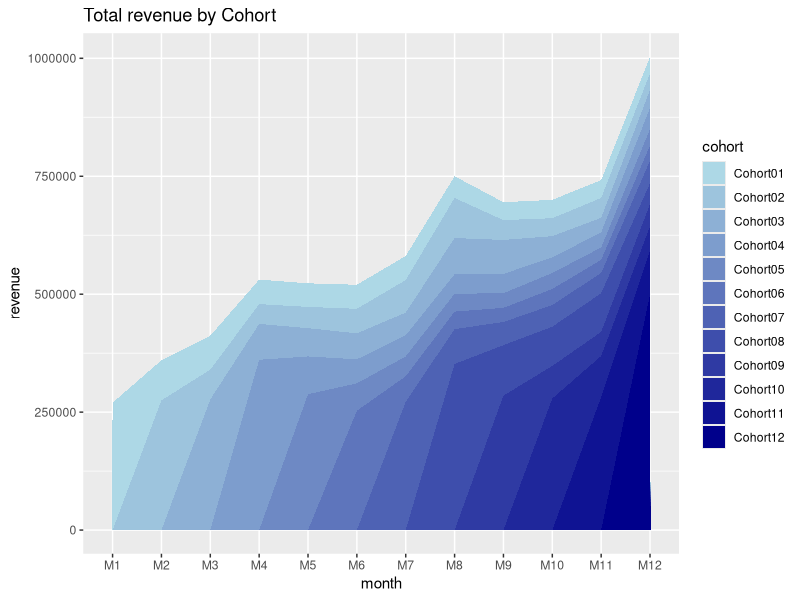
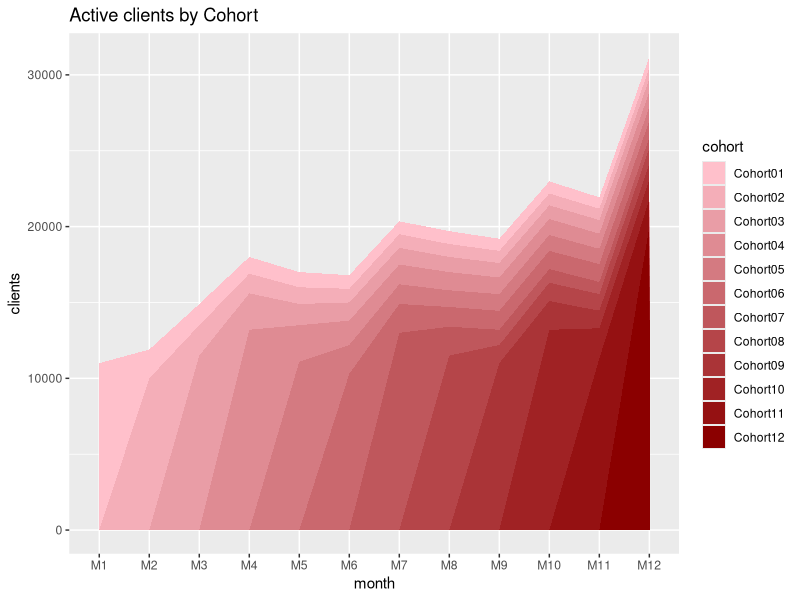
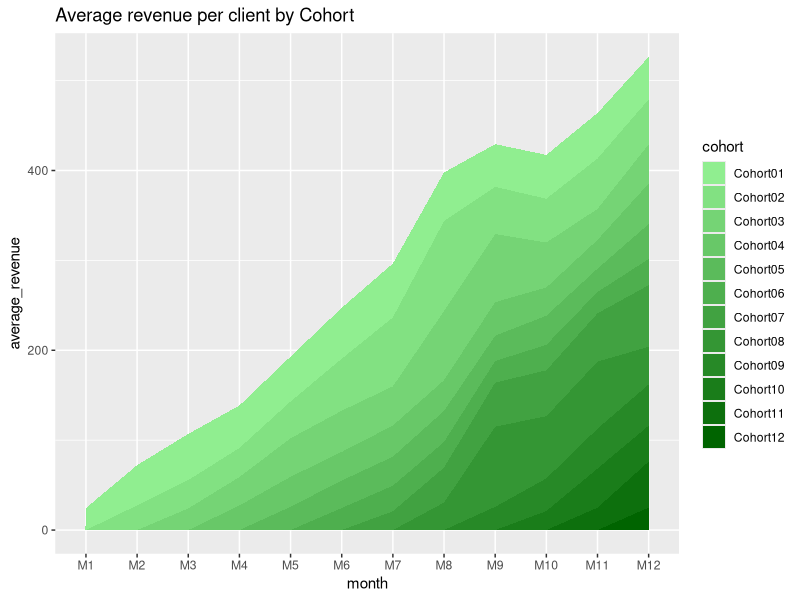

R code for these plots, in order:
#### Cohort analysis with R – “layer-cake graph” 
#### https://analyzecore.com/2014/05/31/cohort-analysis-in-r-layer-cake-graph/


cohort.sum <- data.frame(cohort=c('Cohort01', 'Cohort02', 'Cohort03', 'Cohort04', 'Cohort05', 'Cohort06', 'Cohort07', 'Cohort08', 'Cohort09', 'Cohort10', 'Cohort11', 'Cohort12'),
                         M1=c(270000,0,0,0,0,0,0,0,0,0,0,0),
                         M2=c(85000,275000,0,0,0,0,0,0,0,0,0,0),
                         M3=c(72000,63000,277000,0,0,0,0,0,0,0,0,0),
                         M4=c(52000,42000,76000,361000,0,0,0,0,0,0,0,0),
                         M5=c(50000,45000,60000,80000,288000,0,0,0,0,0,0,0),
                         M6=c(51000,52000,55000,51000,58000,253000,0,0,0,0,0,0),
                         M7=c(51000,69000,48000,45000,42000,54000,272000,0,0,0,0,0),
                         M8=c(46000,85000,77000,41000,38000,37000,74000,352000,0,0,0,0),
                         M9=c(38000,42000,72000,41000,31000,30000,49000,107000,285000,0,0,0),
                         M10=c(39000,38000,45000,33000,34000,34000,46000,83000,69000,279000,0,0),
                         M11=c(38000,42000,31000,32000,26000,28000,43000,82000,51000,87000,282000,0),
                         M12=c(35000,35000,38000,45000,35000,32000,48000,44000,47000,52000,92000,500000))
cohort.sum

#connect necessary libraries
library(ggplot2)
library(reshape2)
#we need to melt data
cohort.chart <- melt(cohort.sum, id.vars = "cohort")
colnames(cohort.chart) <- c('cohort', 'month', 'revenue')

#define palette
blues <- colorRampPalette(c('lightblue', 'darkblue'))

#plot data
p <- ggplot(cohort.chart, aes(x=month, y=revenue, group=cohort))
p + geom_area(aes(fill = cohort)) +
  scale_fill_manual(values = blues(nrow(cohort.sum))) +
  ggtitle('Total revenue by Cohort')


#### Cohort analysis with R – “layer-cake graph2” 
#### https://analyzecore.com/2014/06/05/cohort-analysis-in-r-layer-cake-graph-part-2/

cohort.clients <- data.frame(cohort=c('Cohort01', 'Cohort02', 'Cohort03', 'Cohort04', 'Cohort05', 'Cohort06', 'Cohort07', 'Cohort08', 'Cohort09', 'Cohort10', 'Cohort11', 'Cohort12'),
                             M1=c(11000,0,0,0,0,0,0,0,0,0,0,0),
                             M2=c(1900,10000,0,0,0,0,0,0,0,0,0,0),
                             M3=c(1400,2000,11500,0,0,0,0,0,0,0,0,0),
                             M4=c(1100,1300,2400,13200,0,0,0,0,0,0,0,0),
                             M5=c(1000,1100,1400,2400,11100,0,0,0,0,0,0,0),
                             M6=c(900,900,1200,1600,1900,10300,0,0,0,0,0,0),
                             M7=c(850,900,1100,1300,1300,1900,13000,0,0,0,0,0),
                             M8=c(850,850,1000,1200,1100,1300,1900,11500,0,0,0,0),
                             M9=c(800,800,950,1100,1100,1250,1000,1200,11000,0,0,0),
                             M10=c(800,780,900,1050,1050,1200,900,1200,1900,13200,0,0),
                             M11=c(750,750,900,1000,1000,1180,800,1100,1150,2000,11300,0),
                             M12=c(740,700,870,1000,900,1100,700,1050,1025,1300,1800,20000))

#connect necessary libraries
library(ggplot2)
library(reshape2)
#we need to melt data
cohort.chart.cl <- melt(cohort.clients, id.vars = 'cohort')
colnames(cohort.chart.cl) <- c('cohort', 'month', 'clients')

#define palette
reds <- colorRampPalette(c('pink', 'dark red'))

#plot data
p <- ggplot(cohort.chart.cl, aes(x=month, y=clients, group=cohort))
p + geom_area(aes(fill = cohort)) +
  scale_fill_manual(values = reds(nrow(cohort.clients))) +
  ggtitle('Active clients by Cohort')

#we need to divide the data frames (excluding cohort name)
rev.per.client <- cohort.sum[,c(2:13)]/cohort.clients[,c(2:13)]
rev.per.client[is.na(rev.per.client)] <- 0
rev.per.client <- cbind(cohort.sum[,1], rev.per.client)

#define palette
greens <- colorRampPalette(c('light green', 'dark green'))

#melt and plot data
cohort.chart.per.cl <- melt(rev.per.client, id.vars = 'cohort.sum[, 1]')
colnames(cohort.chart.per.cl) <- c('cohort', 'month', 'average_revenue')
p <- ggplot(cohort.chart.per.cl, aes(x=month, y=average_revenue, group=cohort))
p + geom_area(aes(fill = cohort)) +
  scale_fill_manual(values = greens(nrow(cohort.clients))) +
  ggtitle('Average revenue per client by Cohort')







